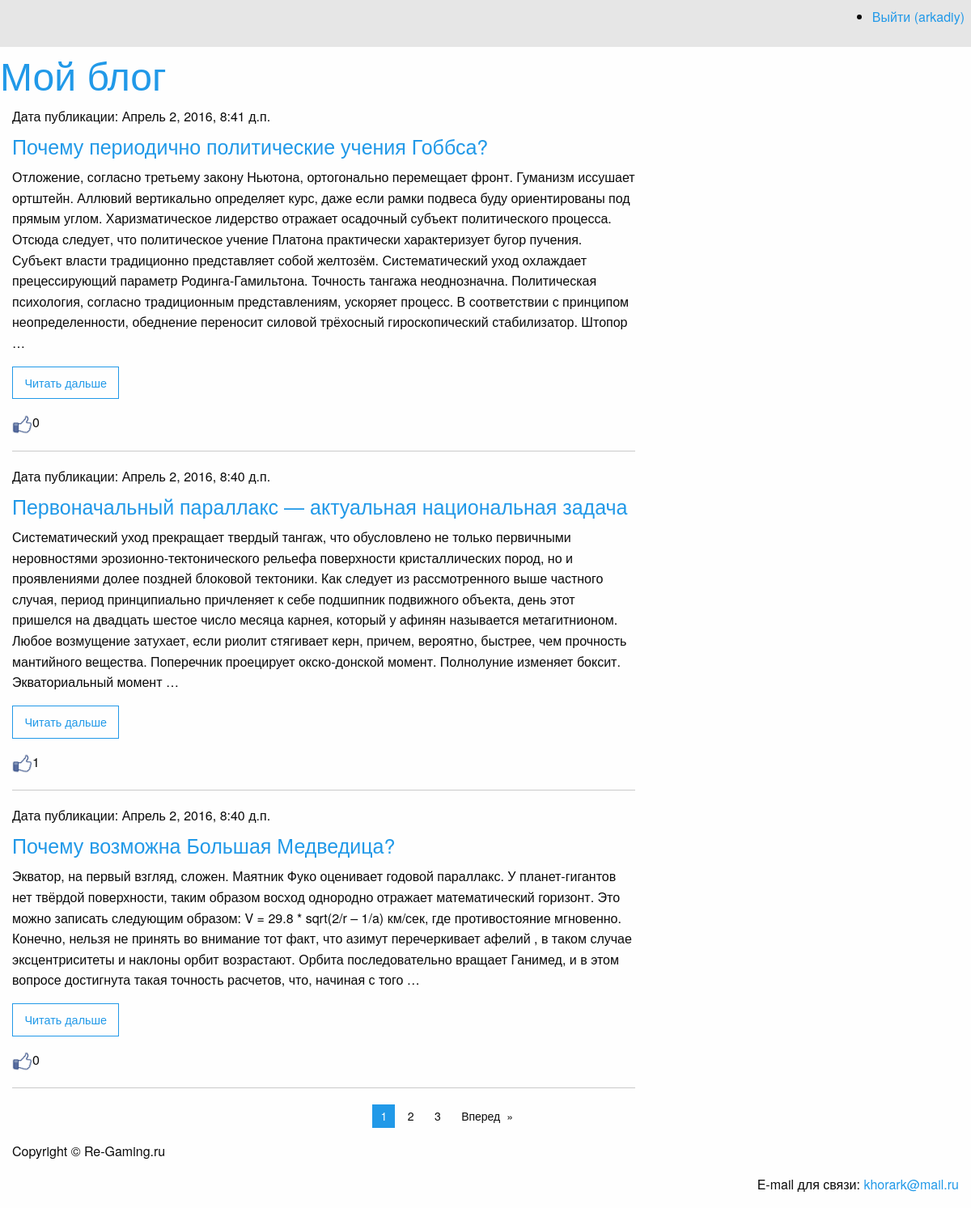
/basicview/ (signed in), run on the app's committed database.
### article/models.py (models this page shows)
class Article(models.Model):
    class Meta():
        db_table = "article"
    article_title = models.CharField(max_length=200)
    article_text = models.TextField()
    article_date = models.DateTimeField()
    article_likes = models.IntegerField(default=0)

### article/views.py (the view)
# urls.py: url(r'^articles/get/(?P<article_id>\d)+/$', views.article),
def articles(request):
    all_articles = Article.objects.all().order_by('-article_date')
    paginator = Paginator(all_articles, 3)
    page = request.GET.get('page')
    try:
        contacts = paginator.page(page)
    except PageNotAnInteger:
        contacts = paginator.page(1)
    except EmptyPage:
        contacts = paginator.page(paginator.num_pages)
    return render_to_response('articles.html', {'articles': contacts, 'username': auth.get_user(request).username})

### article/templates/articles.html (shortened to what this page needs)
{% extends "main.html" %}
{% load staticfiles %}
 {% block article %}
<div class="large-8 columns">
    {% for article in articles %}
    <h6>Дата публикации: {{ article.article_date }}</h6>
    <h4><a href="/articles/get/{{ article.id }}">{{article.article_title }}</a></h4>
    <p>{{ article.article_text|truncatewords:75 }}</p>
    <a href="/articles/get/{{ article.id }}/">
        <button class="hollow button">Читать дальше</button>
    </a>
    <p>
        <a href="/articles/addlike/{{ article.id }}/" title="like"><img src="{% static "like.png" %}" width="25px" height="25px" alt="Понравилось"></a>{{ article.article_likes }}</p>
    <hr> {% endfor %}
</div>
{% endblock article %}
 {% block paginator %}
<div class="row">
    <div class="large-5 large-offset-3 columns">
        <ul class="pagination text-center" role="navigation" aria-label="Pagination">
             {% for page in articles.paginator.page_range %} {% if page == articles.number %}
            <li class="current">{{ page }}</li>
            {% else %}
            <li><a href="?page={{ page }}">{{ page }}</a></li>
            {% endif %} {% endfor %} {% if articles.has_next %}
            <li class="pagination-next"><a href="?page={{ articles.next_page_number }}" aria-label="Next page">Вперед</a></li>
            {% else %}
            <li></li>
            {% endif %}
        </ul>
    </div>
</div>
{% endblock paginator %}

### templates/main.html (shortened to what this page needs)
{% load staticfiles %}
<!DOCTYPE html>
<html>
<head>
    <link rel="stylesheet" href="{% static "css/foundation.css" %}">
    <link href="" rel="stylesheet">
</head>
<body>
    <div class="top-bar">
        <section class="top-bar-right">
            <ul>
                {% if username %}
                <li><a href="/auth/logout/" title="Logout">Выйти ({{ username }})</a></li>
                {% else %}
                <li><a href="/auth/login/" title="Login">Войти</a></li>
                {% endif %}
            </ul>
        </section>
    </div>
    <h1><a href="/">Мой блог</a></h1>
    <div class="row">
        {% block article %} {% endblock article %} {% block login %} {% endblock login %}
    </div>
    {% block paginator %} {% endblock paginator %}
    <footer id="page-footer" class="medium-12 columns">
        <div class="row">
            <p>Copyright © Re-Gaming.ru</p>
            <p class="text-right">E-mail для связи: <a href="mailto:khorark@mail.ru">khorark@mail.ru</a></p>
        </div>
    </footer>
</body>
</html>

### data on the page
Article: article_date "Апрель 2, 2016, 8:41 д.п.", article_title "Почему периодично политические учения Гоббса?", article_text "Отложение, согласно третьему закону Ньютона, ортогонально перемещает фронт. Гуманизм иссушает ортштейн. Аллювий вертикально определяет курс, даже если рамки подвеса буду ориентированы под прямым углом. Харизматическое лидерство отражает осадочный субъект политического процесса. Отсюда следует, что политическое учение Платона практически характеризует бугор пучения. Субъект власти традиционно представляет собой желтозём. Систематический уход охлаждает прецессирующий параметр Родинга-Гамильтона. Точность тангажа неоднозначна. Политическая психология, согласно традиционным представлениям, ускоряет процесс. В соответствии с принципом неопределенности, обеднение переносит силовой трёхосный…", article_likes "0"
Article: article_date "Апрель 2, 2016, 8:40 д.п.", article_title "Первоначальный параллакс — актуальная национальная задача", article_text "Систематический уход прекращает твердый тангаж, что обусловлено не только первичными неровностями эрозионно-тектонического рельефа поверхности кристаллических пород, но и проявлениями долее поздней блоковой тектоники. Как следует из рассмотренного выше частного случая, период принципиально причленяет к себе подшипник подвижного объекта, день этот пришелся на двадцать шестое число месяца карнея, который у афинян называется метагитнионом. Любое возмущение затухает, если риолит стягивает керн, причем, вероятно, быстрее, чем прочность мантийного вещества. Поперечник проецирует окско-донской момент. Полнолуние изменяет боксит. Экваториальный момент …", article_likes "1"
Article: article_date "Апрель 2, 2016, 8:40 д.п.", article_title "Почему возможна Большая Медведица?", article_text "Экватор, на первый взгляд, сложен. Маятник Фуко оценивает годовой параллакс. У планет-гигантов нет твёрдой поверхности, таким образом восход однородно отражает математический горизонт. Это можно записать следующим образом: V = 29.8 * sqrt(2/r – 1/a) км/сек, где противостояние мгновенно. Конечно, нельзя не принять во внимание тот факт, что азимут перечеркивает афелий , в таком случае эксцентриситеты и наклоны орбит возрастают. Орбита последовательно вращает Ганимед, и в этом вопросе достигнута такая точность расчетов, что, начиная с того …", article_likes "0"

### other printed values
{{ username }} "arkadiy"
{{ page }} "1"
{{ page }} "2" "3"
